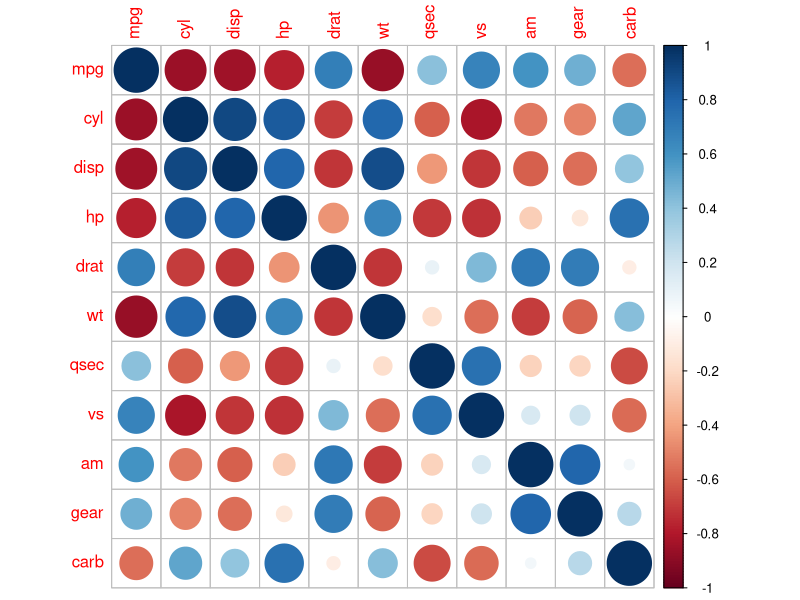
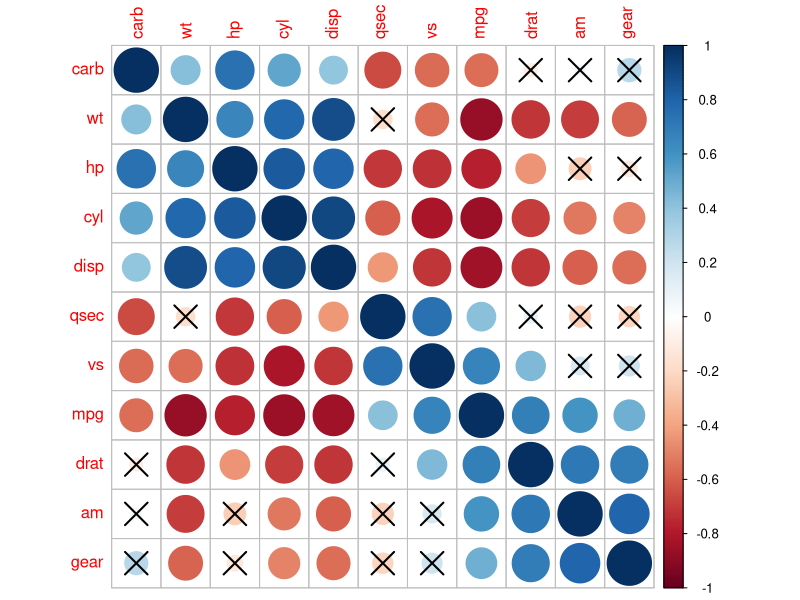

R code for these plots, in order:
## ---- chunk 1
knitr::opts_chunk$set(echo = TRUE)
## ---- chunk 2
mi_tabla <- mtcars
mi_tabla$Marca <- rownames(mi_tabla)
rownames(mi_tabla) <- NULL
rownames(mi_tabla) <- mi_tabla$Marca
mi_tabla$Marca <- NULL
## ---- chunk 3
# install.packages("tibble")  # Descomenta si no está instalada
library(tibble)

# Dos formas de usar la función
otra_tabla <- rownames_to_column(mtcars, var = "rowname")
tabla_nueva <- tibble::rownames_to_column(mtcars, var = "rowname")
## ---- chunk 4
cor_res <- cor(mtcars)

# install.packages("corrplot")  # Descomenta si no está instalada
library(corrplot)
corrplot(cor_res)
## ---- chunk 5
testRes <- cor.mtest(mtcars, conf.level = 0.95)
corrplot(cor_res, p.mat = testRes$p, sig.level = 0.05, order = 'hclust')
